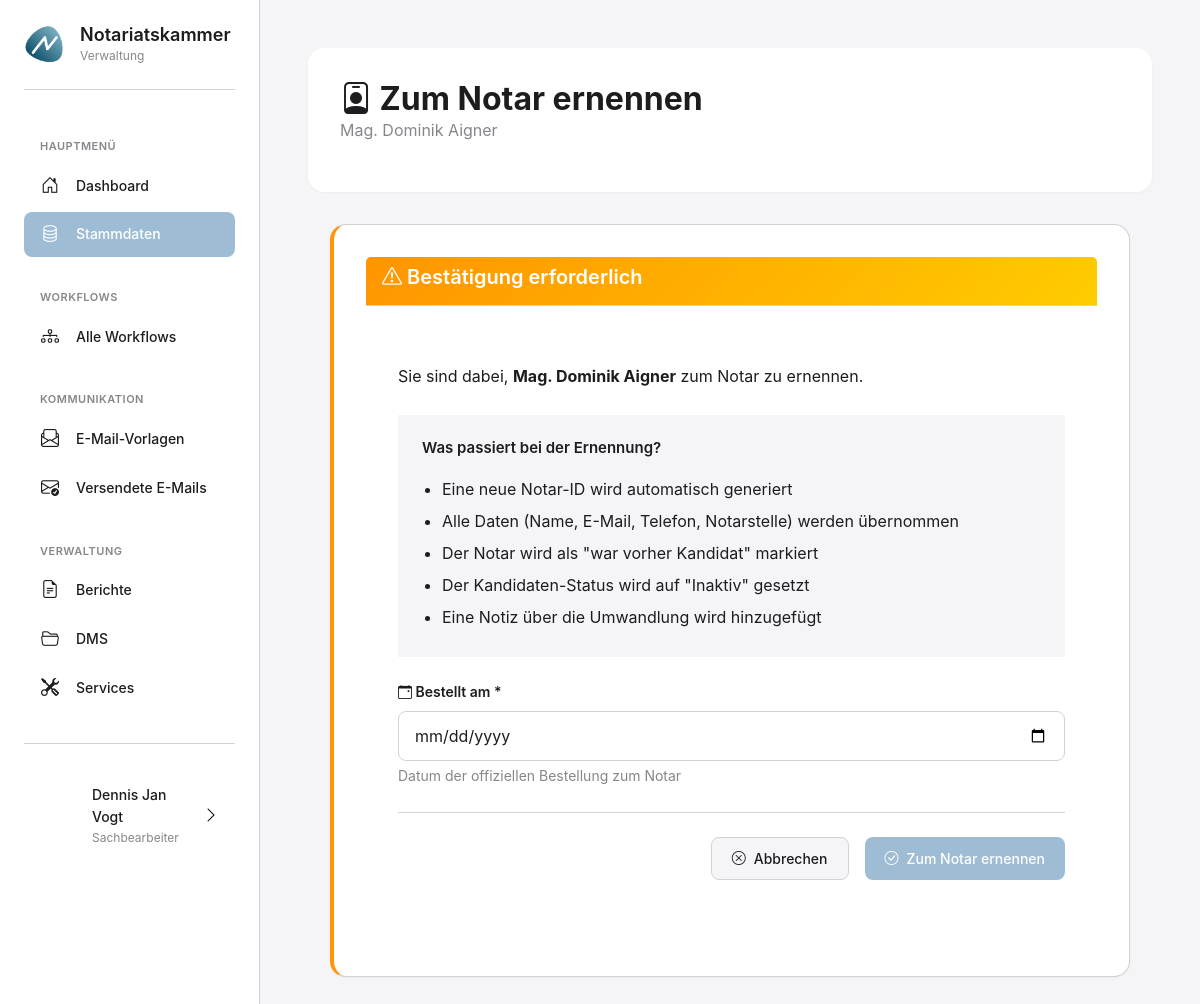
/stammdaten/anwaerter/NKA-000002/zu-notar/ (signed in), run on the app's committed database.
### apps/benutzer/models.py (models this page shows, shortened)
class KammerBenutzer(AbstractUser):
    ROLLEN = [
        ('admin', 'Administrator'),
        ('sachbearbeiter', 'Sachbearbeiter'),
        ('leitung', 'Leitung'),
    ]
    rolle = models.CharField(
        max_length=20,
        choices=ROLLEN,
        default='sachbearbeiter',
        verbose_name='Rolle'
    )
    abteilung = models.CharField(
        max_length=100,
        blank=True,
        verbose_name='Abteilung',
        help_text='z.B. "Zulassungen", "Aufsicht", "Allgemein"'
    )
    telefon = models.CharField(
        max_length=50,
        blank=True,
        verbose_name='Telefon'
    )
    profilbild = models.ImageField(
        upload_to='profilbilder/',
        blank=True,
        null=True,
        verbose_name='Profilbild',
        help_text='Profilbild des Benutzers'
    )
    class Meta:
        verbose_name = 'Kammermitarbeiter'
        verbose_name_plural = 'Kammermitarbeiter'
        ordering = ['last_name', 'first_name']

### apps/personen/models.py (models this page shows, shortened)
class PersonBasis(ZeitstempelModel, AktivModel):
    vorname = models.CharField(
        max_length=100,
        verbose_name='Vorname'
    )
    nachname = models.CharField(
        max_length=100,
        verbose_name='Nachname'
    )
    titel = models.CharField(
        max_length=50,
        blank=True,
        verbose_name='Titel',
        help_text='z.B. "Dr.", "Prof. Dr."'
    )
    email = models.EmailField(
        unique=True,
        verbose_name='E-Mail'
    )
    telefon = models.CharField(
        max_length=50,
        blank=True,
        verbose_name='Telefon'
    )
    beginn_datum = models.DateField(
        verbose_name='Beginn',
        help_text='Beginn der Tätigkeit'
    )
    ende_datum = models.DateField(
        null=True,
        blank=True,
        verbose_name='Ende',
        help_text='Ende der Tätigkeit (falls beendet)'
    )
    class Meta:
        abstract = True
    def get_voller_name(self):
        teile = [self.titel, self.vorname, self.nachname]
        return ' '.join(filter(None, teile))

class NotarAnwaerter(PersonBasis):
    betreuender_notar = models.ForeignKey(
        Notar,
        on_delete=models.PROTECT,
        related_name='betreute_anwaerter',
        verbose_name='Betreuender Notar',
        help_text='Der Notar, bei dem der Kandidat lernt'
    )
    notarstelle = models.ForeignKey(
        Notarstelle,
        on_delete=models.PROTECT,
        related_name='anwaerter',
        verbose_name='Notarstelle'
    )
    anwaerter_id = models.CharField(
        max_length=50,
        unique=True,
        verbose_name='Bezeichnung',
        help_text='Format: NKA-000001'
    )
    zugelassen_am = models.DateField(
        verbose_name='Zugelassen am',
        help_text='Datum der Zulassung als Notariatskandidat'
    )
    geplante_bestellung = models.DateField(
        null=True,
        blank=True,
        verbose_name='Geplante Bestellung',
        help_text='Geplantes Datum für Bestellung zum Notar'
    )
    notiz = models.TextField(
        blank=True,
        verbose_name='Notizen',
        help_text='Interne Notizen und Bemerkungen'
    )
    class Meta:
        verbose_name = 'Notariatskandidat'
        verbose_name_plural = 'Notariatskandidaten'
        ordering = ['nachname', 'vorname']
        indexes = [
            models.Index(fields=['anwaerter_id']),
            models.Index(fields=['betreuender_notar', 'ist_aktiv']),
            models.Index(fields=['notarstelle', 'ist_aktiv']),
            models.Index(fields=['nachname', 'vorname']),
        ]

### apps/personen/views.py (the view, shortened to what this page needs)
# urls.py: path('anwaerter/<str:anwaerter_id>/zu-notar/', views.anwaerter_zu_notar_view, name='anwaerter_zu_notar'),
@login_required
def anwaerter_zu_notar_view(request, anwaerter_id):
    anwaerter = get_object_or_404(NotarAnwaerter, anwaerter_id=anwaerter_id)
    context = {
        'anwaerter': anwaerter,
    }
    return render(request, 'personen/anwaerter_zu_notar.html', context)

### templates/personen/anwaerter_zu_notar.html (shortened to what this page needs)
{% extends 'base_modern.html' %}
{% load static %}
{% block content %}
<div class="page-header">
    <div class="page-header-top">
        <div>
            <h1 class="page-title">
                <i class="bi bi-person-badge"></i> Zum Notar ernennen
            </h1>
            <p class="page-subtitle">{{ anwaerter.get_voller_name }}</p>
        </div>
    </div>
</div>
<div class="card" style="max-width: 800px; margin: 0 auto; border-left: 4px solid var(--warning);">
    <div class="card-header" style="background: linear-gradient(135deg, #FF9500, #FFCC00); color: white;">
        <h2 class="card-title" style="color: white; margin: 0;">
            <i class="bi bi-exclamation-triangle"></i> Bestätigung erforderlich
        </h2>
    </div>
    <div class="card-body" style="padding: var(--spacing-xl);">
        <div style="margin-bottom: var(--spacing-xl);">
            <p style="font-size: 16px; line-height: 1.8; margin-bottom: var(--spacing-lg);">
                Sie sind dabei, <strong>{{ anwaerter.get_voller_name }}</strong> zum Notar zu ernennen.
            </p>
            <div style="padding: var(--spacing-lg); background: var(--bg-primary); border-radius: var(--border-radius); margin-bottom: var(--spacing-lg);">
                <h3 style="font-size: 15px; font-weight: 600; margin-bottom: var(--spacing-md); color: var(--text-primary);">
                    Was passiert bei der Ernennung?
                </h3>
                <ul style="margin: 0; padding-left: 20px; line-height: 2;">
                    <li>Eine neue Notar-ID wird automatisch generiert</li>
                    <li>Alle Daten (Name, E-Mail, Telefon, Notarstelle) werden übernommen</li>
                    <li>Der Notar wird als "war vorher Kandidat" markiert</li>
                    <li>Der Kandidaten-Status wird auf "Inaktiv" gesetzt</li>
                    <li>Eine Notiz über die Umwandlung wird hinzugefügt</li>
                </ul>
            </div>
            <form method="post">
                <div class="form-group" style="margin-bottom: var(--spacing-lg);">
                    <label class="form-label" style="font-weight: 600;">
                        <i class="bi bi-calendar-event"></i> Bestellt am *
                    </label>
                    <input type="date" name="bestellt_am" class="form-control" required>
                    <small style="display: block; margin-top: 4px; color: var(--text-secondary);">
                        Datum der offiziellen Bestellung zum Notar
                    </small>
                </div>
                <div style="display: flex; gap: var(--spacing-md); justify-content: flex-end; padding-top: var(--spacing-lg); border-top: 1px solid var(--border-color);">
                    <a href="{% url 'anwaerter_detail' anwaerter.anwaerter_id %}" class="btn btn-secondary">
                        <i class="bi bi-x-circle"></i> Abbrechen
                    </a>
                    <button type="submit" class="btn btn-primary">
                        <i class="bi bi-check-circle"></i> Zum Notar ernennen
                    </button>
                </div>
            </form>
        </div>
    </div>
</div>
{% endblock %}

### templates/base_modern.html (shortened to what this page needs)
{% load static %}
<!DOCTYPE html>
<html lang="de">
<head>
    <link href="https://cdn.jsdelivr.net/npm/bootstrap@5.3.0/dist/css/bootstrap.min.css" rel="stylesheet">
    <link rel="stylesheet" href="https://cdn.jsdelivr.net/npm/bootstrap-icons@1.11.3/font/bootstrap-icons.min.css">
    <link rel="stylesheet" href="{% static 'css/modern-style.css' %}">
</head>
<body>
    <aside class="sidebar">
        <a href="{% url 'dashboard' %}" class="sidebar-logo" style="text-decoration: none; color: inherit; cursor: pointer;">
            <div class="sidebar-logo-icon">
                <img src="{% static 'images/logo.png' %}" alt="Notariatskammer Logo" style="width: 100%; height: 100%; object-fit: contain;">
            </div>
            <div class="sidebar-logo-text">
                <h1>Notariatskammer</h1>
                <p>Verwaltung</p>
            </div>
        </a>
        <nav class="sidebar-nav">
            <div class="sidebar-nav-section">
                <div class="sidebar-nav-section-title">Hauptmenü</div>
                <ul>
                    <li class="sidebar-nav-item">
                        <a href="{% url 'dashboard' %}" class="sidebar-nav-link {% if request.resolver_match.url_name == 'dashboard' %}active{% endif %}">
                            <i class="bi bi-house-door"></i>
                            <span>Dashboard</span>
                        </a>
                    </li>
                    <li class="sidebar-nav-item">
                        <button type="button" class="sidebar-nav-link {% if 'stammdaten' in request.path %}active{% endif %}" onclick="openStammdatenModal()">
                            <i class="bi bi-database"></i>
                            <span>Stammdaten</span>
                        </button>
                    </li>
                </ul>
            </div>
            <div class="sidebar-nav-section">
                <div class="sidebar-nav-section-title">Workflows</div>
                <ul>
                    <li class="sidebar-nav-item">
                        <a href="{% url 'workflow_liste' %}" class="sidebar-nav-link {% if 'workflows' in request.path and 'workflow_liste' in request.resolver_match.url_name %}active{% endif %}">
                            <i class="bi bi-diagram-3"></i>
                            <span>Alle Workflows</span>
                        </a>
                    </li>
                </ul>
            </div>
            <div class="sidebar-nav-section">
                <div class="sidebar-nav-section-title">Kommunikation</div>
                <ul>
                    <li class="sidebar-nav-item">
                        <a href="{% url 'vorlagen_liste' %}" class="sidebar-nav-link {% if 'vorlagen' in request.path %}active{% endif %}">
                            <i class="bi bi-envelope-paper"></i>
                            <span>E-Mail-Vorlagen</span>
                        </a>
                    </li>
                    <li class="sidebar-nav-item">
                        <a href="{% url 'gesendete_emails' %}" class="sidebar-nav-link {% if 'gesendete_emails' in request.resolver_match.url_name %}active{% endif %}">
                            <i class="bi bi-envelope-check"></i>
                            <span>Versendete E-Mails</span>
                        </a>
                    </li>
                </ul>
            </div>
            <div class="sidebar-nav-section">
                <div class="sidebar-nav-section-title">Verwaltung</div>
                <ul>
                    <li class="sidebar-nav-item">
                        <a href="{% url 'berichte_uebersicht' %}" class="sidebar-nav-link {% if 'berichte' in request.path %}active{% endif %}">
                            <i class="bi bi-file-earmark-text"></i>
                            <span>Berichte</span>
                        </a>
                    </li>
                    <li class="sidebar-nav-item">
                        <a href="/dms/" class="sidebar-nav-link {% if 'dms' in request.path %}active{% endif %}">
                            <i class="bi bi-folder2-open"></i>
                            <span>DMS</span>
                        </a>
                    </li>
                    <li class="sidebar-nav-item">
                        <a href="{% url 'service_katalog' %}" class="sidebar-nav-link {% if 'services' in request.path %}active{% endif %}">
                            <i class="bi bi-tools"></i>
                            <span>Services</span>
                        </a>
                    </li>
                </ul>
            </div>
        </nav>
        <div class="user-menu">
            <button class="user-menu-button" type="button" onclick="toggleUserProfileMenu(event)">
                <div class="user-avatar" {% if user.profilbild %}style="background-image: url('{{ user.profilbild.url }}'); background-size: cover; background-position: center; font-size: 0;"{% endif %}>
                </div>
                <div class="user-info">
                    <div class="user-name">{{ user.get_full_name|default:user.username }}</div>
                    <div class="user-role">{{ user.get_rolle_display|default:"Benutzer" }}</div>
                </div>
                <i class="bi bi-chevron-right"></i>
            </button>
        </div>
    </aside>
    <main class="main-content">
        {% block content %}{% endblock %}
    </main>
</body>
</html>

### data on the page
KammerBenutzer: get_full_name "Dennis Jan Vogt", rolle "Sachbearbeiter"
NotarAnwaerter: get_voller_name "Mag. Dominik Aigner"
